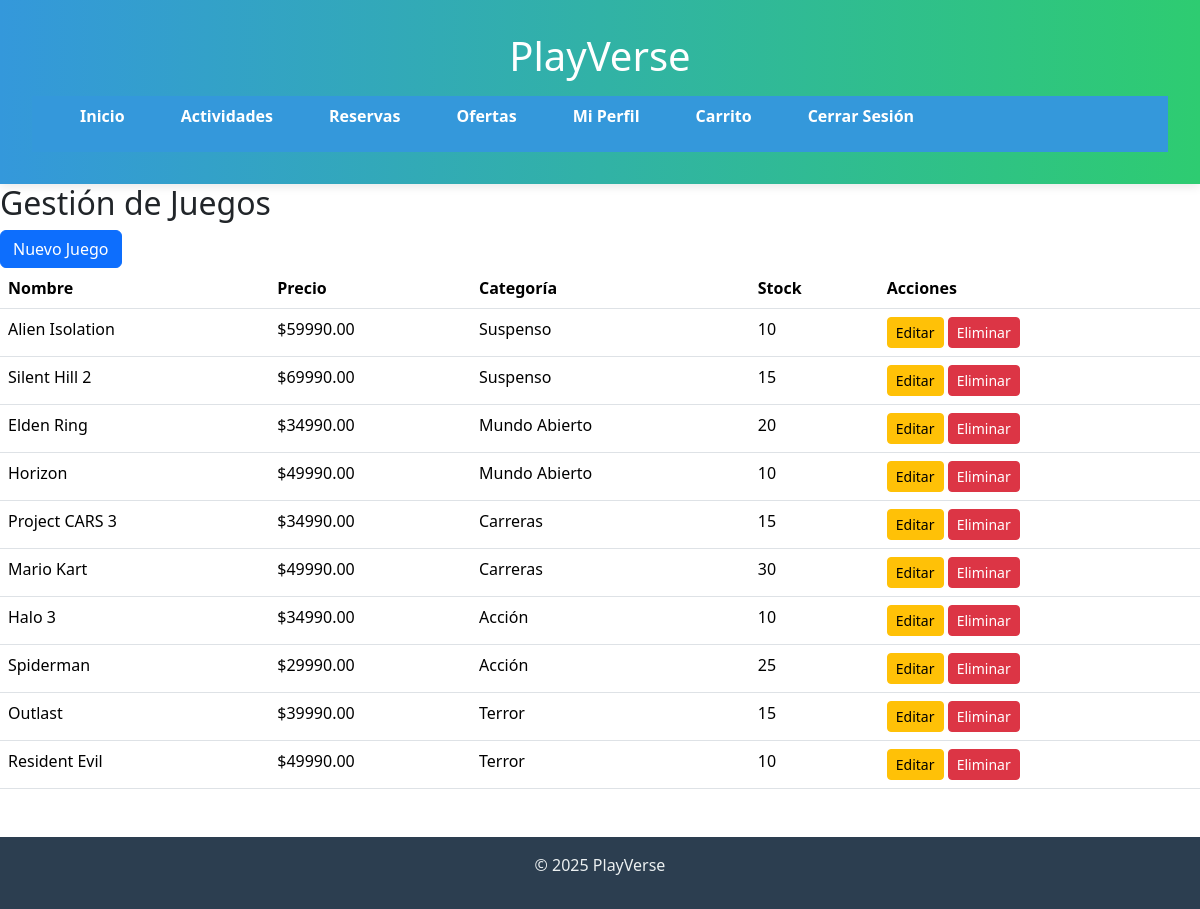
/juegos/ (signed in), run on the app's committed database.
### core/models.py (models this page shows)
class Juego(models.Model):
    CATEGORIA_CHOICES = [
        ('terror', 'Terror'),
        ('accion', 'Acción'),
        ('carreras', 'Carreras'),
        ('mundoabierto', 'Mundo Abierto'),
        ('suspenso', 'Suspenso'),
    ]
    nombre = models.CharField(max_length=100)
    descripcion = models.TextField()
    precio = models.DecimalField(max_digits=10, decimal_places=2)
    categoria = models.CharField(max_length=20, choices=CATEGORIA_CHOICES)
    imagen = models.CharField(max_length=200)  # URL de la imagen
    stock = models.IntegerField(default=0)
    activo = models.BooleanField(default=True)

### core/views.py (the view)
    def wrapper(request, *args, **kwargs):
        if not request.user.is_authenticated:
            messages.error(request, 'Debes iniciar sesión para acceder a esta página.')
            return redirect('login')
        if not es_administrador(request.user):
            messages.error(request, 'No tienes permisos de administrador para acceder a esta página.')
            return redirect('inicio')
        return view_func(request, *args, **kwargs)

### core/views.py (called while the page is built)
def es_administrador(user):
    return user.is_authenticated and (user.tipo_usuario == 'admin' or user.is_superuser)

def admin_required(view_func):
    def wrapper(request, *args, **kwargs):
        if not request.user.is_authenticated:
            messages.error(request, 'Debes iniciar sesión para acceder a esta página.')
            return redirect('login')
        if not es_administrador(request.user):
            messages.error(request, 'No tienes permisos de administrador para acceder a esta página.')
            return redirect('inicio')
        return view_func(request, *args, **kwargs)
    return wrapper

@admin_required
def lista_juegos(request):
    juegos = Juego.objects.all()
    return render(request, 'gestion/lista_juegos.html', {'juegos': juegos})

### core/templates/gestion/lista_juegos.html
{% extends 'base.html' %}
{% block content %}
<h2>Gestión de Juegos</h2>
<a href="{% url 'crear_juego' %}" class="btn btn-primary">Nuevo Juego</a>
<table class="table">
    <thead>
        <tr>
            <th>Nombre</th>
            <th>Precio</th>
            <th>Categoría</th>
            <th>Stock</th>
            <th>Acciones</th>
        </tr>
    </thead>
    <tbody>
        {% for juego in juegos %}
        <tr>
            <td>{{ juego.nombre }}</td>
            <td>${{ juego.precio }}</td>
            <td>{{ juego.get_categoria_display }}</td>
            <td>{{ juego.stock }}</td>
            <td>
                <a href="{% url 'editar_juego' juego.id %}" class="btn btn-sm btn-warning">Editar</a>
                <a href="{% url 'eliminar_juego' juego.id %}" class="btn btn-sm btn-danger">Eliminar</a>
            </td>
        </tr>
        {% endfor %}
    </tbody>
</table>
{% endblock %}

### core/templates/base.html (shortened to what this page needs)
<!DOCTYPE html>
<html lang="es">
<head>
    {% load static %}
    <link rel="stylesheet" href="{% static 'css/styles.css' %}">
    <link href="https://cdn.jsdelivr.net/npm/bootstrap@5.3.2/dist/css/bootstrap.min.css" rel="stylesheet">
</head>
<body>
    <header>
        <div class="header-container">
            <h1>PlayVerse</h1>
            <nav class="navbar">
                <ul class="nav-links">
                    <li><a href="{% url 'inicio' %}">Inicio</a></li>
                    <li><a href="{% url 'actividades' %}">Actividades</a></li>
                    <li><a href="{% url 'reservas' %}">Reservas</a></li>
                    <li><a href="{% url 'ofertas' %}">Ofertas</a></li>
                    {% if user.is_authenticated %}
                        <li><a href="{% url 'perfil' %}">Mi Perfil</a></li>
                        <li><a href="{% url 'ver_carrito' %}">Carrito</a></li>
                        <li><a href="{% url 'logout' %}">Cerrar Sesión</a></li>
                    {% else %}
                        <li><a href="{% url 'login' %}">Iniciar Sesión</a></li>
                        <li><a href="{% url 'registro' %}">Registrarse</a></li>
                    {% endif %}
                </ul>
            </nav>
        </div>
    </header>
    <main>
        {% block content %}
        {% endblock %}
    </main>
    <footer>
        <p>&copy; 2025 PlayVerse</p>
    </footer>
</body>
</html>

### core/static/css/styles.css (style rules this page uses)
:root { --primary: #3498db; --secondary: #2ecc71; --tertiary: #9b59b6; --dark: #2c3e50; --light: #ecf0f1; --danger: #e74c3c; --warning: #f39c12; --white: #ffffff; --gray-light: #f5f7fa; }
* { margin: 0; padding: 0; box-sizing: border-box; }
body { font-family: 'Roboto', sans-serif; background-color: var(--gray-light); color: var(--dark); line-height: 1.6; transition: background-color 0.3s ease; }
header { background: linear-gradient(to right, var(--primary), var(--secondary)); padding: 2rem; text-align: center; box-shadow: 0 2px 10px rgba(0, 0, 0, 0.1); animation: fadeInDown 1s ease; }
header h1 { font-size: 2.5rem; color: var(--white); }
nav { margin-top: 1rem; }
nav a { margin: 0 1rem; color: var(--white); text-decoration: none; font-weight: bold; transition: color 0.3s ease; }
footer { background-color: var(--dark); color: var(--light); text-align: center; padding: 1rem; margin-top: 3rem; }
.navbar { display: flex; justify-content: space-between; align-items: center; background-color: var(--primary); padding: 1rem 2rem; color: var(--white); font-family: 'Segoe UI', sans-serif; }
.nav-links { list-style: none; display: flex; gap: 1.5rem; }
.nav-links a { color: var(--white); text-decoration: none; transition: color 0.3s ease; }

### data on the page
Juego: nombre "Alien Isolation", precio "59990.00", categoria "Suspenso", stock "10"
Juego: nombre "Silent Hill 2", precio "69990.00", categoria "Suspenso", stock "15"
Juego: nombre "Elden Ring", precio "34990.00", categoria "Mundo Abierto", stock "20"
Juego: nombre "Horizon", precio "49990.00", categoria "Mundo Abierto", stock "10"
Juego: nombre "Project CARS 3", precio "34990.00", categoria "Carreras", stock "15"
Juego: nombre "Mario Kart", precio "49990.00", categoria "Carreras", stock "30"
Juego: nombre "Halo 3", precio "34990.00", categoria "Acción", stock "10"
Juego: nombre "Spiderman", precio "29990.00", categoria "Acción", stock "25"
Juego: nombre "Outlast", precio "39990.00", categoria "Terror", stock "15"
Juego: nombre "Resident Evil", precio "49990.00", categoria "Terror", stock "10"
